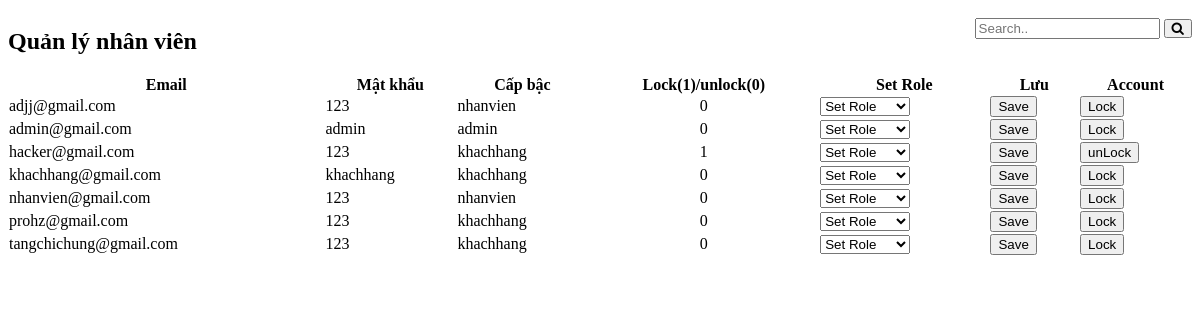
/admin/NhanVien.php, run on an earlier commit of the app's database.
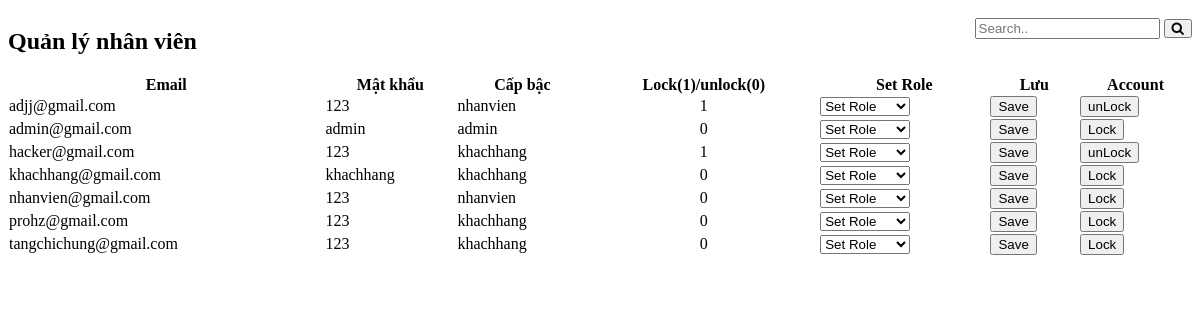
And on a later commit of the database.
### tables this page shows
CREATE TABLE `tbltaikhoan` (
  `email` varchar(30) NOT NULL,
  `matkhau` varchar(30) NOT NULL,
  `capbac` varchar(30) NOT NULL,
  `Del` int(11) NOT NULL
);

### admin/NhanVien.php (the view, shortened to what this page needs)
<link rel="stylesheet" href="https://cdnjs.cloudflare.com/ajax/libs/font-awesome/4.7.0/css/font-awesome.min.css">
<div class="card">
	<div class="card-header">
		<div class="title"><h2>Quản lý nhân viên</h2></div>
		<div class="search-container">
    		<form action="code.php" method="post">
      			<input type="text" placeholder="Search.." name="search">
      			<button type="submit" name="btnSearch"><i class="fa fa-search"></i></button>
    		</form>
  		</div>
	</div>
	<div class="card-body">
	<div class="table-responsive">
<?php
    $connection = mysqli_connect("localhost", "root", "", "webdb");
	$query = "SELECT * FROM tbltaikhoan";
	$query_run = mysqli_query($connection, $query);
?>
<table class="table table-bordered" id="datatable" width="100%" cellspacing="0">
	<thead>
		<tr>
			<th>Email</th>
			<th>Mật khẩu</th>
			<th>Cấp bậc</th>
			<th>Lock(1)/unlock(0)</th>
			<th>Set Role</th>
			<th>Lưu</th>
			<th>Account</th>
		</tr>
	</thead>
	<tbody>
	<?php
        if (mysqli_num_rows($query_run)>0) {
            while ($row = mysqli_fetch_assoc($query_run)) {
                ?>
<form action="code.php"  method="POST">
					<tr>
			<td><?php echo $row['email']; ?></td>
			<td><?php echo $row['matkhau']; ?></td>
			<td><?php echo $row['capbac']; ?></td>
			<td style="text-align:center;"><?php echo $row['Del'] ?></td>
			<td>
					<select name="selectRole">
					<option value="khachhang">Set Role</option>
					</select>
			</td>
			<td>
					<button type="submit" class="btn btn-outline-success" name="btn_Save">Save</button>
			</td>
			<?php
				if( $row['Del'] == 0)
				echo '<td><form action="code.php"  method="POST">
				<button type="submit" class="btn btn-outline-dark" name="btn_Lock">Lock</button>
				</td>';
				else
				echo '<td>	<form action="code.php"  method="POST">
				<button type="submit" class="btn btn-outline-info" name="btn_unLock">unLock</button>
				</td>';
			?>
		</tr>
		</form>
		<?php
            }
        } else {
            echo "Không tìm thấy nhân viên";
        }
        ?>
	</tbody>
</table>
</div>
	</div>
</div>

What changed in the data, as far as the page shows it:
changed tbltaikhoan "adjj@gmail.com": Del "0" → "1"; Del "Lock" → "unLock"
